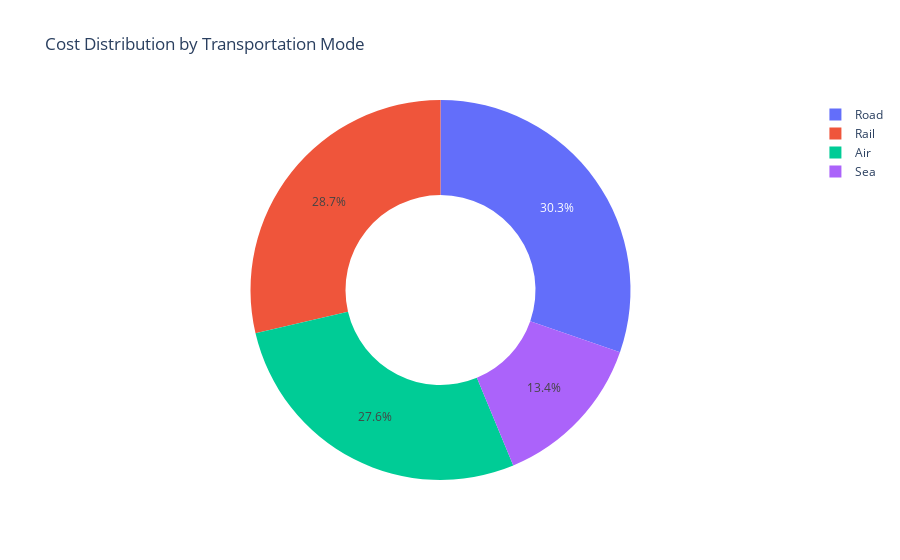

Notebook code for this chart:
### Code cell
fig=px.pie(Transportation_modes_cost,values='Costs',names='Transportation modes',hole=0.5,title="Cost Distribution by Transportation Mode")
fig.show()

### Figure 1 — Plotly figure (JSON) as saved in the notebook; plotly's stock layout.template omitted (floating-point values rounded to 4 significant figures)
{"data": [{"domain": {"x": [0, 1], "y": [0, 1]}, "hole": 0.5, "hovertemplate": "Transportation modes=%{label}<br>Costs=%{value}<extra></extra>", "labels": ["Air", "Rail", "Road", "Sea"], "legendgroup": "", "name": "", "showlegend": true, "type": "pie", "values": [14600.0, 15170.0, 16050.0, 7103.0]}], "layout": {"autosize": true, "legend": {"tracegroupgap": 0}, "title": {"text": "Cost Distribution by Transportation Mode"}}}
